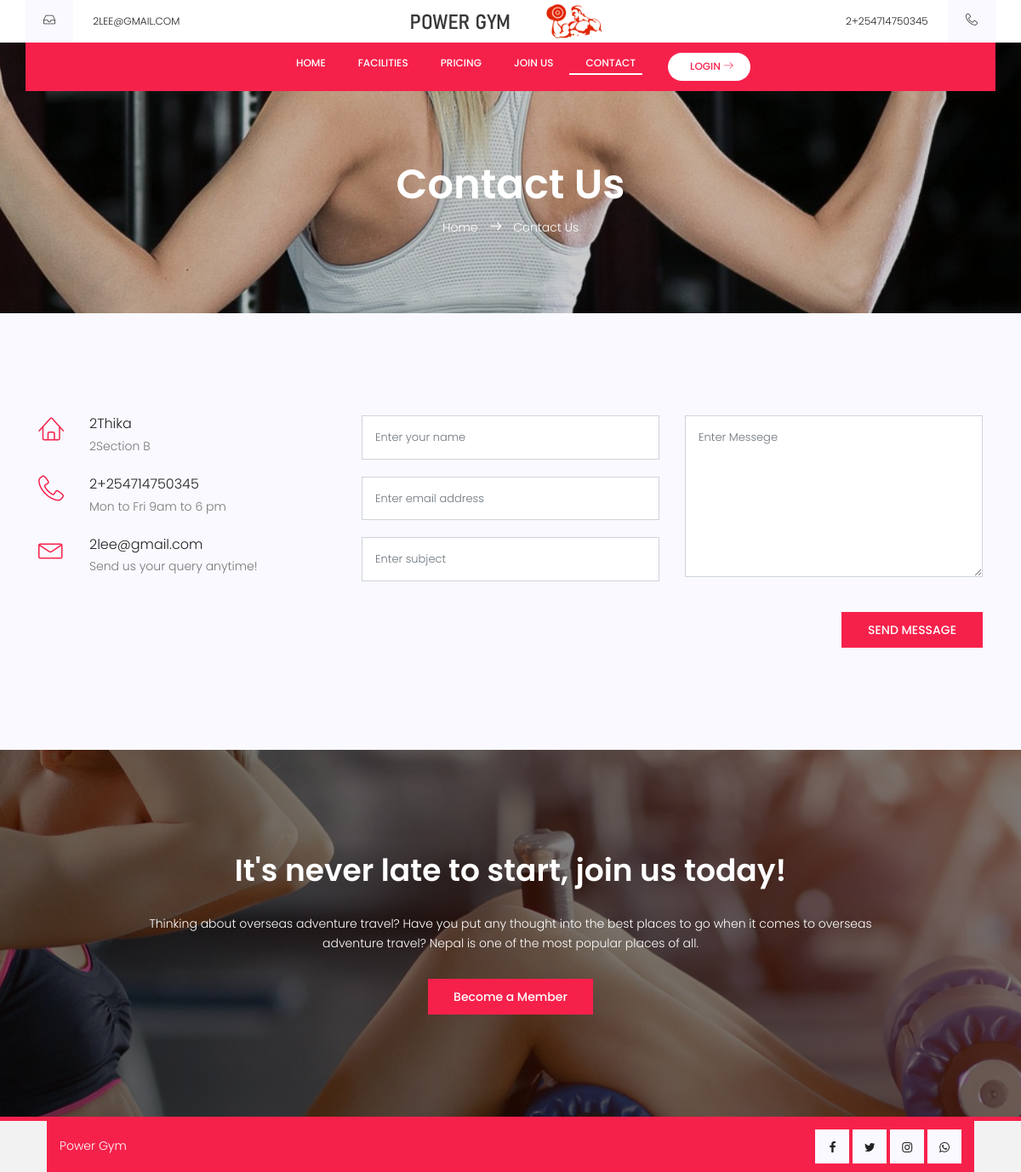
The page /contact.php on the database its author committed.
### tables this page shows
CREATE TABLE `tbl_config_contact_info` (
  `id` int(10) NOT NULL,
  `title` varchar(30) NOT NULL,
  `value` varchar(30) NOT NULL
);

### contact.php (the view, shortened to what this page needs)
<?php
$page_title="Contact Us";
include("includes/header.php");
?>
<?php
	include_once("admin/php/dbcon.php");
	$query="SELECT value FROM tbl_config_contact_info WHERE title='email'";
	$sql= mysqli_query($link,$query);
	$result= mysqli_fetch_assoc($sql);
	$email=$result['value'];
	$query="SELECT value FROM tbl_config_contact_info WHERE title='phone_number'";
	$sql= mysqli_query($link,$query);
	$result= mysqli_fetch_assoc($sql);
	$phone=$result['value'];
	$query="SELECT value FROM tbl_config_contact_info WHERE title='city'";
	$sql= mysqli_query($link,$query);
	$result= mysqli_fetch_assoc($sql);
	$city=$result['value'];
	$query="SELECT value FROM tbl_config_contact_info WHERE title='street'";
	$sql= mysqli_query($link,$query);
	$result= mysqli_fetch_assoc($sql);
	$street=$result['value'];
?>
<?php include("includes/breadcrumb.php"); ?>
			<section class="contact-page-area section-gap">
				<div class="container">
					<div class="row">
						<div class="col-lg-4 d-flex flex-column address-wrap">
							<div class="single-contact-address d-flex flex-row">
								<div class="icon">
									<span class="lnr lnr-home"></span>
								</div>
								<div class="contact-details">
									<h5><?php echo $city;?></h5>
									<p>
										<?php echo $street;?>
									</p>
								</div>
							</div>
							<div class="single-contact-address d-flex flex-row">
								<div class="icon">
									<span class="lnr lnr-phone-handset"></span>
								</div>
								<div class="contact-details">
									<h5><?php echo $phone;?></h5>
									<p>Mon to Fri 9am to 6 pm</p>
								</div>
							</div>
							<div class="single-contact-address d-flex flex-row">
								<div class="icon">
									<span class="lnr lnr-envelope"></span>
								</div>
								<div class="contact-details">
									<h5><?php echo $email;?></h5>
									<p>Send us your query anytime!</p>
								</div>
							</div>
						</div>
						<div class="col-lg-8">
							<form class="form-area text-right" id="" action="includes/exec_send_mail.php" method="post">
								<div class="row">
									<div class="col-lg-6 form-group">
										<input name="name" placeholder="Enter your name" onfocus="this.placeholder = ''" onblur="this.placeholder = 'Enter your name'" class="common-input mb-20 form-control" required="" type="text">
										<input name="email" placeholder="Enter email address" pattern="[A-Za-z0-9._%+-]+@[A-Za-z0-9.-]+\.[A-Za-z]{1,63}$" onfocus="this.placeholder = ''" onblur="this.placeholder = 'Enter email address'" class="common-input mb-20 form-control" required="" type="email">
										<input name="subject" placeholder="Enter subject" onfocus="this.placeholder = ''" onblur="this.placeholder = 'Enter subject'" class="common-input mb-20 form-control" required="" type="text">
									</div>
									<div class="col-lg-6 form-group">
										<textarea class="common-textarea form-control" name="message" placeholder="Enter Messege" onfocus="this.placeholder = ''" onblur="this.placeholder = 'Enter Message'" required=""></textarea>
									</div>
									<div class="col-lg-12">
										<button class="genric-btn primary" type="submit" name="btn_submit" style="float: right;" value="">Send Message</button>
									</div>
								</div>
							</form>
						</div>
					</div>
				</div>
			</section>
<?php include("includes/call-to-action.php"); ?>
<?php include("includes/footer.php"); ?>

### includes/header.php (shortened to what this page needs)
<!DOCTYPE html>
<html lang="zxx" class="no-js">
<head>
		<link rel="stylesheet" href="css/linearicons.css">
		<link rel="stylesheet" href="css/font-awesome.min.css">
		<link rel="stylesheet" href="css/bootstrap.css">
		<link rel="stylesheet" href="css/magnific-popup.css">
		<link rel="stylesheet" href="css/nice-select.css">
		<link rel="stylesheet" href="css/animate.min.css">
		<link rel="stylesheet" href="css/owl.carousel.css">
		<link rel="stylesheet" href="css/jquery-ui.css">
		<link rel="stylesheet" href="css/main.css">
		<link rel="stylesheet" href="https://cdnjs.cloudflare.com/ajax/libs/bootstrap-datepicker/1.4.1/css/bootstrap-datepicker3.css"/>
	</head>
	<body>
		<?php
			include_once("admin/php/dbcon.php");
			$query="SELECT value FROM tbl_config_contact_info WHERE title='email'";
			$sql= mysqli_query($link,$query);
			$result= mysqli_fetch_assoc($sql);
			$email=$result['value'];
			$query="SELECT value FROM tbl_config_contact_info WHERE title='phone_number'";
			$sql= mysqli_query($link,$query);
			$result= mysqli_fetch_assoc($sql);
			$phone=$result['value'];
		?>
		  <header id="header">
	  		<div class="header-top">
	  			<div class="container">
			  		<div class="row align-items-center justify-content-center">
			  			<div class="col-md-4 col-4 header-top-left no-padding">
			        		<a href="mailto:support@colorlib.com"><span class="lnr lnr-inbox"></span></a>
			        		<a class="contact-texts" href="mailto:support@colorlib.com">
			        			<?php echo $email;?>
			        		</a>
			  			</div>
			  			<div class="col-md-4 col-4 header-top-bottom no-padding">
			        		<a href="index.html"><img class="img-fluid" src="img/logo2.png" alt="" title="" /></a>
			  			</div>
			  			<div class="col-md-4 col-4 header-top-right no-padding">
			        		<a class="contact-texts" href="tel:+440 123 12 658 439">
			        			<?php echo $phone;?>
			        		</a>
			        		<a href="tel:+440 123 12 658 439"><span class="lnr lnr-phone-handset"></span></a>
			  			</div>
			  		</div>
	  			</div>
			</div>
		    <div class="container main-menu">
		    	<div class="row align-items-center justify-content-center">
					<nav id="nav-menu-container">
						<ul class="nav-menu">
						  <li class="<?php echo ($page_title == 'Homepage') ? ' menu-active' : ''; ?>">
						  	<a href="index.php">Home</a>
						  </li>
						  <li class="<?php echo ($page_title == 'Facilities') ? ' menu-active' : ''; ?>">
						  	<a href="facilities.php">Facilities</a>
						  </li>
						  <li class="<?php echo ($page_title == 'Pricing') ? ' menu-active' : ''; ?>">
						  	<a href="pricing.php">Pricing</a>
						  </li>
						  <li>
						  	<a href="#" data-toggle="modal" data-target="#modal_registrationform">Join us</a>
						  </li>
						  <li class="<?php echo ($page_title == 'Contact Us') ? ' menu-active' : ''; ?>">
						  	<a href="contact.php">Contact</a>
						  </li>
						  <li class="nav-login">
						  	<a href="admin/">Login <span class="lnr lnr-arrow-right"></span></a>
						  </li>
						</ul>
					</nav>
		    	</div>
		    </div>
		  </header>

### css/main.css (style rules this page uses)
body { color: #777777; font-family: "Poppins", sans-serif; font-size: 14px; font-weight: 300; line-height: 1.625em; position: relative; }
ol, ul { margin: 0; padding: 0; list-style: none; }
a { -webkit-transition: all 0.3s ease 0s; -moz-transition: all 0.3s ease 0s; -o-transition: all 0.3s ease 0s; transition: all 0.3s ease 0s; }
a, a:focus, a:hover { text-decoration: none; outline: 0; }
h1, h2, h3, h4, h5, h6 { font-family: "Poppins", sans-serif; color: #222222; line-height: 1.2em !important; margin-bottom: 0; margin-top: 0; font-weight: 600; }
h5, .h5 { font-size: 16px; }
.mb-20 { margin-bottom: 20px; }
.flex-column { -webkit-box-direction: normal; -webkit-box-orient: vertical; -webkit-flex-direction: column; -moz-flex-direction: column; -ms-flex-direction: column; flex-direction: column; }
.no-padding { padding: 0; }
h5 { font-size: 16px; }
h1, h2, h3, h4, h5, h6 { line-height: 1.5em; }
.genric-btn { display: inline-block; outline: none; line-height: 40px; padding: 0 30px; font-size: .8em; text-align: center; text-decoration: none; font-weight: 500; cursor: pointer; -webkit-transition: all 0.3s ease 0s; -moz-transition: all 0.3s ease 0s; -o-transition: all 0.3s ease 0s; transition: all 0.3s ease 0s; }
.genric-btn.primary { color: #fff; background: #f6214b; border: 1px solid transparent; }
.header-top { font-size: 12px; padding: 5px; background: #fff; text-align: center; }
.header-top .header-top-left { text-align: left; }
.header-top .header-top-left .contact-texts { padding-left: 20px; color: #222; text-transform: uppercase; }
.header-top .header-top-right { text-align: right; }
.header-top .header-top-right .contact-texts { padding-right: 20px; color: #222; }
.header-top .header-top-right span, .header-top .header-top-left span { font-weight: 500; color: #222; background: #f9f9ff; padding: 21px; font-size: 14px; }
.main-menu { position: absolute; margin-left: auto; margin-right: auto; left: 0; right: 0; padding: 12px 35px; background: #f6214b; -webkit-transition: all 0.3s ease 0s; -moz-transition: all 0.3s ease 0s; -o-transition: all 0.3s ease 0s; transition: all 0.3s ease 0s; }
#header { padding: 0px 0px 24px 0px; position: fixed; left: 0; top: 0; right: 0; transition: all 0.5s; z-index: 997; }
.nav-menu, .nav-menu * { margin: 0; padding: 0; list-style: none; }
.nav-menu li { position: relative; white-space: nowrap; }
.nav-menu > li { float: left; }
.nav-menu a { padding: 0px 8px 0px 20px; text-decoration: none; display: inline-block; color: #fff; font-weight: 500; font-size: 12px; text-transform: uppercase; outline: none; }
.nav-menu > li { margin-left: 10px; }
.section-gap { padding: 120px 0; }
.contact-page-area { background: #f9f9ff; }
.contact-page-area .form-area input { padding: 15px; }
.contact-page-area .form-area input, .contact-page-area .form-area textarea { border-radius: 0; font-size: 13px !important; }
.contact-page-area .form-area textarea { height: 190px; margin-top: 0px; padding: 15px; }
.contact-page-area .form-area .genric-btn { -webkit-transition: all 0.3s ease 0s; -moz-transition: all 0.3s ease 0s; -o-transition: all 0.3s ease 0s; transition: all 0.3s ease 0s; border-radius: 0 !important; font-size: 14px; text-transform: uppercase !important; }
.contact-page-area .address-wrap .single-contact-address { margin-bottom: 8px; }
.contact-page-area .address-wrap .single-contact-address h5 { font-weight: 300; font-size: 16px; margin-bottom: 5px; }
.contact-page-area .address-wrap .single-contact-address .lnr { font-size: 30px; font-weight: 500; color: #f6214b; margin-right: 30px; }

### includes/header.php (style rules this page uses)
.nav-menu { text-align: center; }
.menu-active a { border-bottom: 2px solid white; }
.nav-login { padding-left: 20px; }
.nav-login a { border-radius: 25px; padding: 5px 20px 5px 26px; background-color: white; color: #F6214B; }

### rows shown on the page
tbl_config_contact_info: value "2LEE@GMAIL.COM", value "2lee@gmail.com"
tbl_config_contact_info: value "2+254714750345"
tbl_config_contact_info: value "2Thika"
tbl_config_contact_info: value "2Section B"

### other values the page prints
$page_title "Contact Us"
